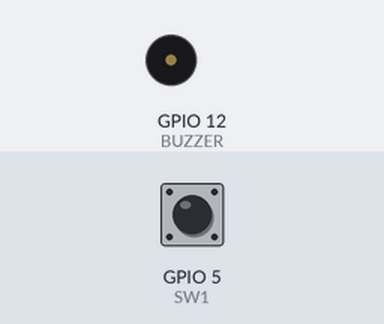
The program below on a simulated Raspberry Pi (BCM pin numbers). Parts: buzzer (waves = sounding). The test bench sets the inputs (shaded band); at power-on: GPIO 5 (SW1) LOW.

Above: at 1.2 s.
1.3 s: GPIO 5 (SW1) pulled HIGH for 0.25 s
At 1.5 s:
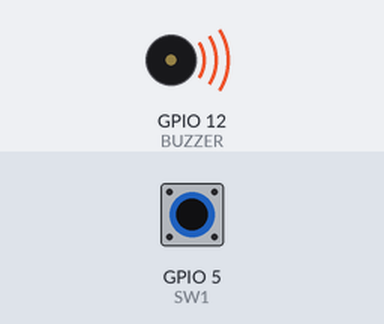
Timing chart, 0 to 4.3 s (numbered marks = the images above; inputs shaded):
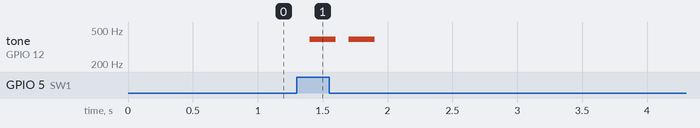

The program:

buzzer2.py
```python
import RPi.GPIO as GPIO
import time


SW1=5
BUZZER = 12
GPIO.setwarnings(False)
GPIO.setmode(GPIO.BCM)
GPIO.setup(BUZZER,GPIO.OUT)
GPIO.setup(SW1, GPIO.IN,pull_up_down=GPIO.PUD_DOWN)

p=GPIO.PWM(BUZZER,391)
p.stop()

oldSw=0
newSw=0


try:
    while True:
        newSw = GPIO.input(SW1)
        if newSw != oldSw:
            oldSw = newSw

            # 스위치가 입력되면 391Hz의 부저를 두번 울림
            if newSw == 1:
                p.start(50)
                p.ChangeFrequency(391)
                time.sleep(0.2)

                p.stop()
                time.sleep(0.1)

                p.start(50)
                p.ChangeFrequency(391)
                time.sleep(0.2)

                p.stop()
                time.sleep(0.1)
        time.sleep(0.2)


except KeyboardInterrupt:
    pass

p.stop()
GPIO.cleanup()
```

Measured:
- after the input at 1.3 s, tone on GPIO 12 (BUZZER): alternates 391 Hz for 0.20 s and silent for 0.10 s, 4 changes in all, then stays silent, starting after 0.10 s
